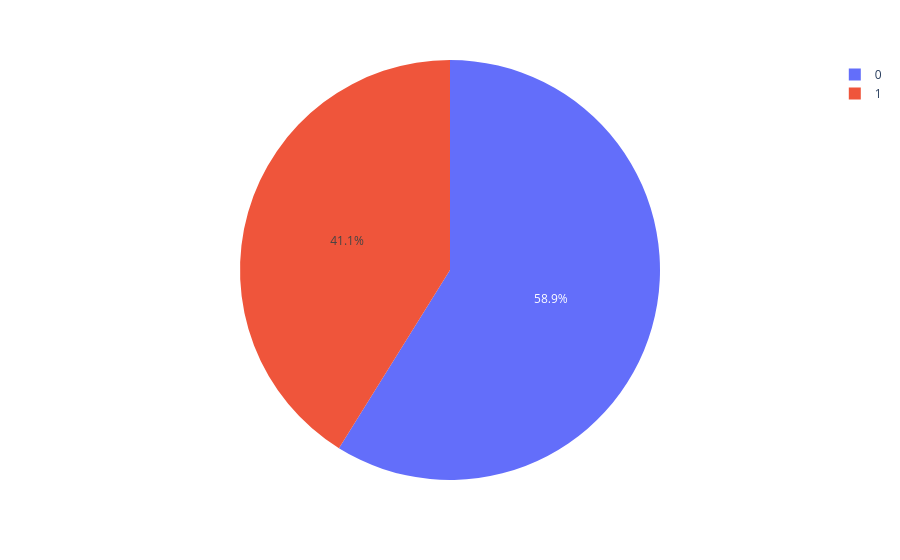

The notebook cell this image was saved under:
### Code cell
fig.show()

### Figure 1 — Plotly figure (JSON) as saved in the notebook; plotly's stock layout.template omitted (floating-point values rounded to 4 significant figures; data arrays with more than 128 entries replaced by an {"elided": "..."} marker saying what was removed)
{"data": [{"domain": {"x": [0, 1], "y": [0, 1]}, "hovertemplate": "Survived=%{label}<extra></extra>", "labels": {"elided": "778 int values"}, "legendgroup": "", "name": "", "showlegend": true, "type": "pie"}], "layout": {"legend": {"tracegroupgap": 0}, "margin": {"t": 60}}}
